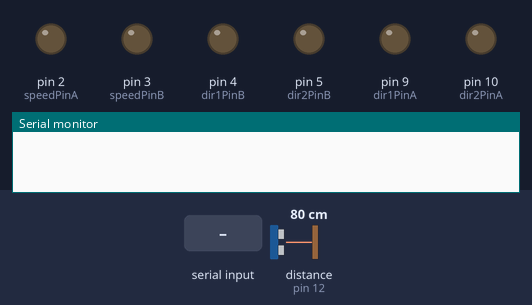
Bench run of a sketch on a simulated Arduino Uno, built with avr-gcc and run on an emulated ATmega328P. Shown: output pins drawn as LEDs (lit = HIGH), the last lines printed to the serial monitor. The test bench sets the inputs (shaded band); at power-on: distance to the obstacle (sensor on pin 12) 80 cm. The echo pulse lasts 58.3 µs per cm; pins used as bus, display or sensor lines are not drawn.

Above: at 1.2 s.
1.3 s: "1\n" received over Serial
At 2.2 s:
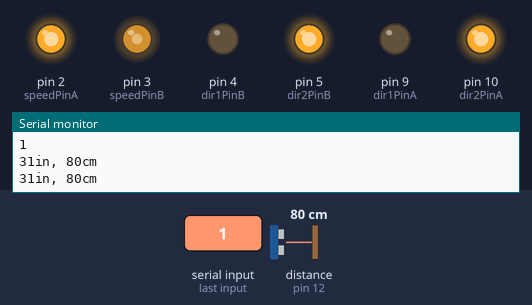
3.0 s: byte 54 ('6') received over Serial
At 4.4 s:
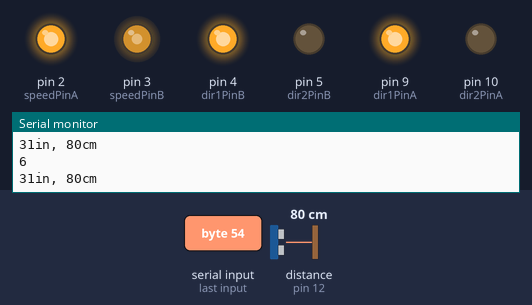
4.7 s: byte 55 ('7') received over Serial
At 5.9 s:
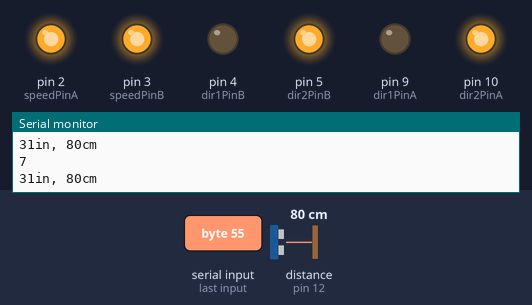
6.4 s: byte 51 ('3') received over Serial
At 7.2 s:
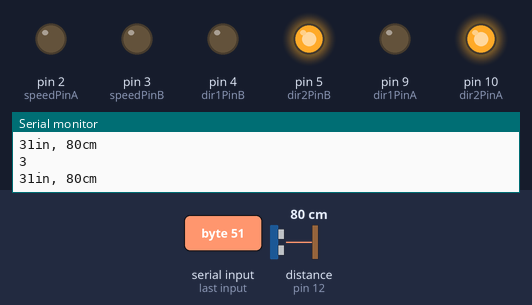
8.1 s: byte 50 ('2') received over Serial
At 9.5 s:
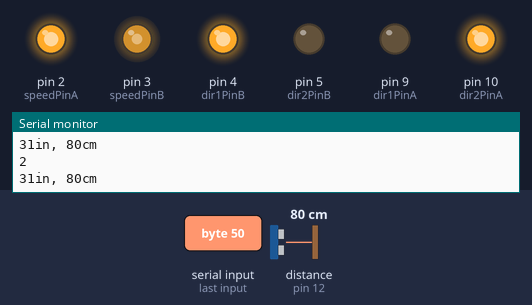
9.8 s: byte 56 ('8') received over Serial
At 11.0 s:
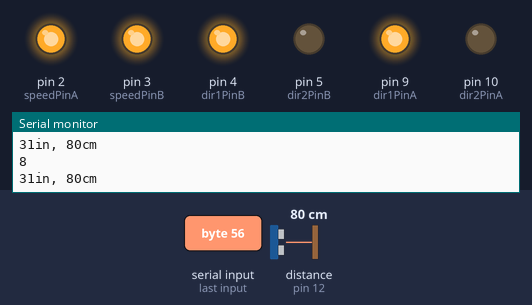
Timing chart, 0 to 12.5 s (numbered marks = the images above; inputs shaded):
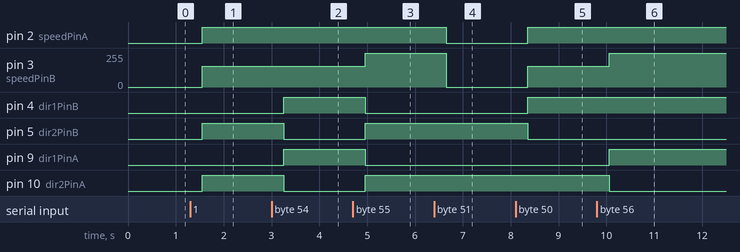

Measured:
- after the input at 1.3 s, pin 2 (speedPinA), pin 5 (dir2PinB), pin 10 (dir2PinA): LOW → HIGH after 0.26 s; pin 3 (speedPinB): 0/255 → 155/255 after 0.26 s
- after the input at 3.0 s, pin 4 (dir1PinB), pin 9 (dir1PinA): LOW → HIGH after 0.26 s; pin 5 (dir2PinB), pin 10 (dir2PinA): HIGH → LOW after 0.26 s
- after the input at 4.7 s, pin 3 (speedPinB): 155/255 → 255/255 after 0.26 s; pin 4 (dir1PinB), pin 9 (dir1PinA): HIGH → LOW after 0.26 s; pin 5 (dir2PinB), pin 10 (dir2PinA): LOW → HIGH after 0.26 s
- after the input at 6.4 s, pin 2 (speedPinA): HIGH → LOW after 0.26 s; pin 3 (speedPinB): 255/255 → 0/255 after 0.26 s
- after the input at 8.1 s, pin 2 (speedPinA), pin 4 (dir1PinB): LOW → HIGH after 0.26 s; pin 3 (speedPinB): 0/255 → 155/255 after 0.26 s; pin 5 (dir2PinB): HIGH → LOW after 0.26 s
- after the input at 9.8 s, pin 3 (speedPinB): 155/255 → 255/255 after 0.26 s; pin 9 (dir1PinA): LOW → HIGH after 0.26 s; pin 10 (dir2PinA): HIGH → LOW after 0.26 s

The sketch:

bluetooth_controlled_obstacle_avoiding_bot.ino
```cpp
//https://github.com/MAINAKMONDAL98/
char data = 0;

int trigPin = 11;    // Trigger
int echoPin = 12;    // Echo
long duration, cm, inches;

int dir1PinA = 9;
int dir2PinA = 10;
int speedPinA = 2;

int dir1PinB = 4;
int dir2PinB = 5;
int speedPinB = 3;

void setup() {
  Serial.begin(9600);
  pinMode(trigPin, OUTPUT);
  pinMode(echoPin, INPUT);


  pinMode(dir1PinA, OUTPUT);
  pinMode(dir2PinA, OUTPUT);
  pinMode(speedPinA, OUTPUT);
  pinMode(dir1PinB, OUTPUT);
  pinMode(dir2PinB, OUTPUT);
  pinMode(speedPinB, OUTPUT);
}
void loop()
{
  if (Serial.available() > 0)
  { data = Serial.read();
    Serial.print(data);
    Serial.print("\n");
  digitalWrite(trigPin, LOW);
  delayMicroseconds(5);
  digitalWrite(trigPin, HIGH);
  delayMicroseconds(10);
  digitalWrite(trigPin, LOW);


  // of the ping to the reception of its echo off of an object.
  pinMode(echoPin, INPUT);
  duration = pulseIn(echoPin, HIGH);

  // Convert the time into a distance
  cm = (duration/2) / 29.1;
  inches = (duration/2) / 74;

  Serial.print(inches);
  Serial.print("in, ");
  Serial.print(cm);
  Serial.print("cm");
  Serial.println();

  delay(250);
    if(cm>3){

      if (data == '1') {//as forward
      analogWrite(speedPinA, 155);
      digitalWrite(dir1PinA, LOW);
      digitalWrite(dir2PinA, HIGH);
      analogWrite(speedPinB, 155);
      digitalWrite(dir1PinB, LOW);
      digitalWrite(dir2PinB, HIGH);
    }
    else if (data == '6') {//reverse
      analogWrite(speedPinA, 155);
      digitalWrite(dir1PinA, HIGH);
      digitalWrite(dir2PinA, LOW);
      analogWrite(speedPinB, 155);
      digitalWrite(dir1PinB, HIGH);
      digitalWrite(dir2PinB, LOW);
    }
    else if (data == '7') {
      analogWrite(speedPinA, 255);
      digitalWrite(dir1PinA, LOW);
      digitalWrite(dir2PinA, HIGH);
      analogWrite(speedPinB, 255);
      digitalWrite(dir1PinB, LOW);
      digitalWrite(dir2PinB, HIGH);
    }
    else if (data == '3') {
      analogWrite(speedPinA, 0);
      digitalWrite(dir1PinA, LOW);
      digitalWrite(dir2PinA, HIGH);
      analogWrite(speedPinB, 0);
      digitalWrite(dir1PinB, LOW);
      digitalWrite(dir2PinB, HIGH);
    }
    else if (data == '2')  {
      analogWrite(speedPinA, 155);
      digitalWrite(dir1PinA, LOW);
      digitalWrite(dir2PinA, HIGH);
      analogWrite(speedPinB, 155);
      digitalWrite(dir1PinB, HIGH);
      digitalWrite(dir2PinB, LOW);
    }
    else if (data == '8')  {
      analogWrite(speedPinA, 255);
      digitalWrite(dir1PinA, HIGH);
      digitalWrite(dir2PinA, LOW);
      analogWrite(speedPinB, 255);
      digitalWrite(dir1PinB, HIGH);
      digitalWrite(dir2PinB, LOW);
    }
    else if (data == '4')  {
      analogWrite(speedPinA, 255);
      digitalWrite(dir1PinA, LOW);
      digitalWrite(dir2PinA, HIGH);
      analogWrite(speedPinB, 255);
      digitalWrite(dir1PinB, HIGH);
      digitalWrite(dir2PinB, LOW);
    }
    else if (data == '5') {
      analogWrite(speedPinA, 255);
      digitalWrite(dir1PinA, HIGH);
      digitalWrite(dir2PinA, LOW);
      analogWrite(speedPinB, 255);
      digitalWrite(dir1PinB, LOW);
      digitalWrite(dir2PinB, HIGH);
    }
    else if (data == '9') {
      analogWrite(speedPinA, 155);
      digitalWrite(dir1PinA, HIGH);
      digitalWrite(dir2PinA, LOW);
      analogWrite(speedPinB, 155);
      digitalWrite(dir1PinB, LOW);
      digitalWrite(dir2PinB, HIGH);
    }

  }
  else if(cm<3){
    //if(data=='1'){
      data ='6';//set the numaric digit as reverse
  //}
  }
  }
}
```
